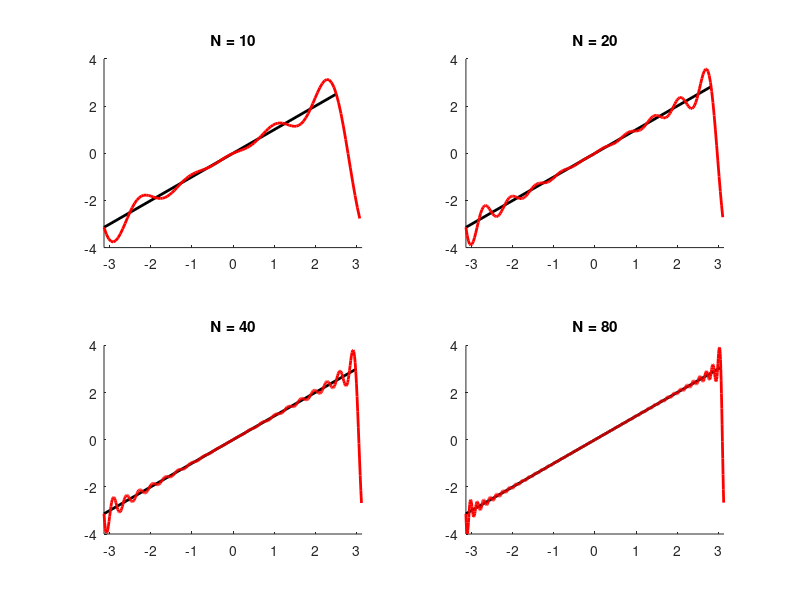

Write the MATLAB code that produced this figure.
% 08/30/2023

format compact; box on;

Ns = [10 20 40 80];
for j = 1:4;
subplot(2, 2, j)
N = Ns(j);
M = 10 * N + 10;
k = [-N/2:(N/2-1)]';

h = 2 * pi / N; h_f = 2 * pi / M;
x = -pi + h * [0:N-1]';
x_f = -pi + h_f * [0:M-1]';

i = sqrt(-1);
F = exp(-i * k * x') / N;

I = exp(i * x_f * k');

f = sign(x); f(1) = 0;
f = x;
% f = exp(cos(x));
% f = cos(x + 2);

interp = I * F * f;
hold on
plot(x, f, '-k', 'linewidth', 2, 'DisplayName', 'Original function');
plot(x_f, interp, '-r', 'linewidth', 2, 'DisplayName', 'Fourier interpolation');
hold off
title(sprintf('N = %d', N))
xlim([-pi, pi])
end;
pause

